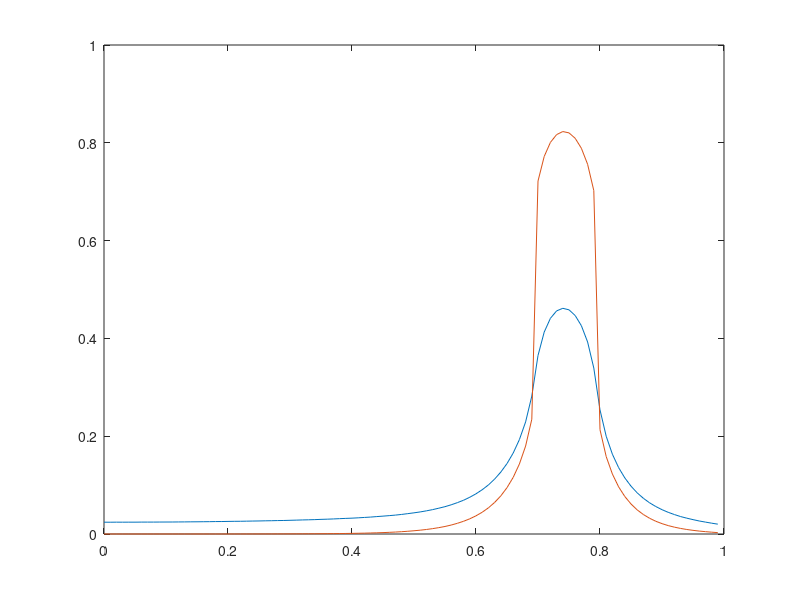
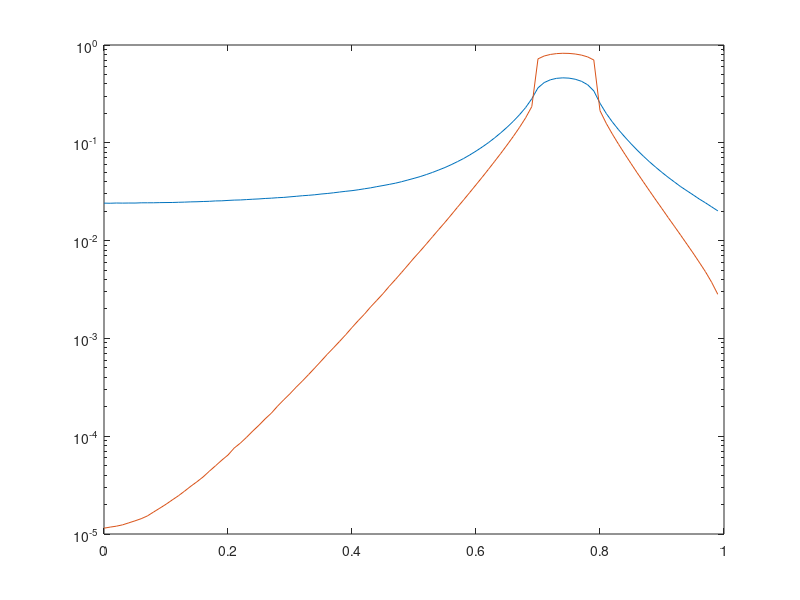
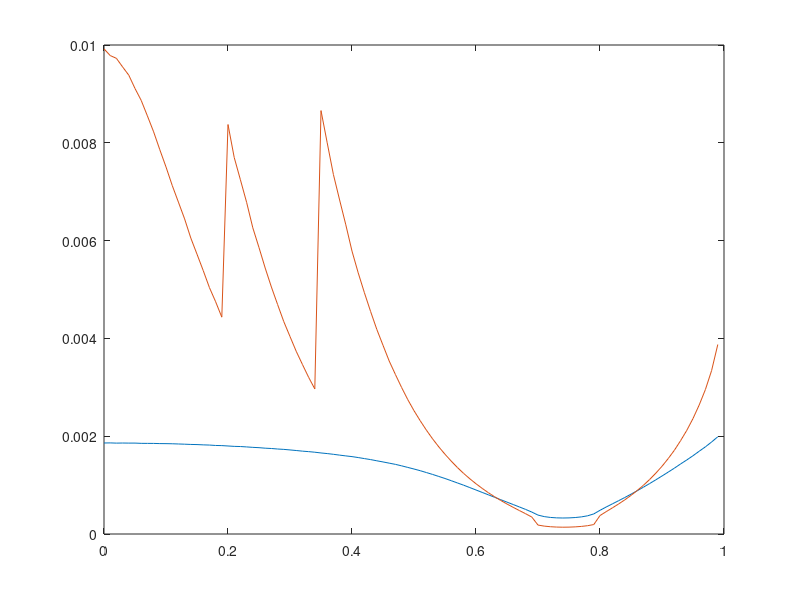
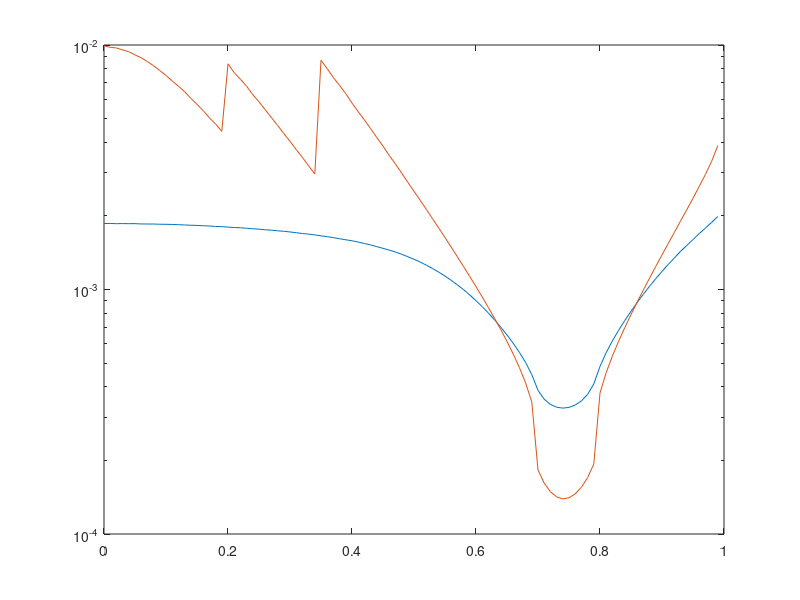

The MATLAB source for these figures, in order:
load("chi.mat")

R=10;
n_r=100;
z0=(0:n_r-1)/n_r;%*R+R/n_r/2;

figure
plot(z0,adj_Chi1,z0,adj_Chi2)
figure
semilogy(z0,adj_Chi1,z0,adj_Chi2)
figure
plot(z0,var_Chi1,z0,var_Chi2)
figure
semilogy(z0,var_Chi1,z0,var_Chi2)